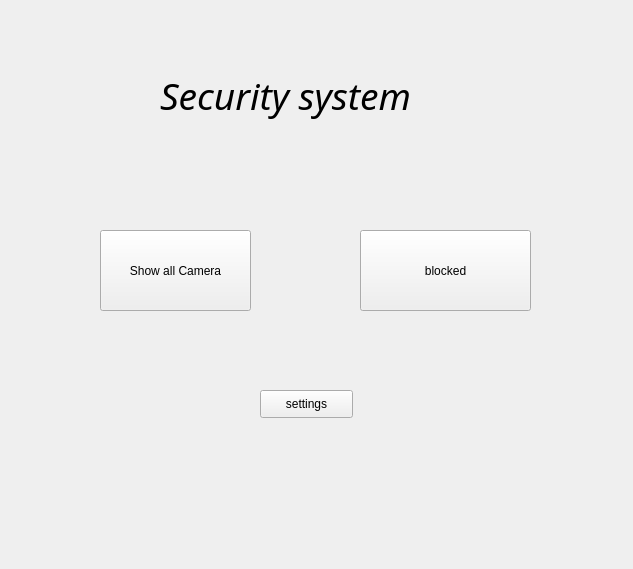
<?xml version="1.0" encoding="UTF-8"?>
<ui version="4.0">
 <class>Form</class>
 <widget class="QWidget" name="Form">
  <property name="geometry">
   <rect>
    <x>0</x>
    <y>0</y>
    <width>633</width>
    <height>569</height>
   </rect>
  </property>
  <property name="windowTitle">
   <string>Form</string>
  </property>
  <widget class="QPushButton" name="cams">
   <property name="geometry">
    <rect>
     <x>100</x>
     <y>230</y>
     <width>151</width>
     <height>81</height>
    </rect>
   </property>
   <property name="text">
    <string>Show all Camera</string>
   </property>
  </widget>
  <widget class="QPushButton" name="list">
   <property name="geometry">
    <rect>
     <x>360</x>
     <y>230</y>
     <width>171</width>
     <height>81</height>
    </rect>
   </property>
   <property name="text">
    <string>blocked</string>
   </property>
  </widget>
  <widget class="QLabel" name="label">
   <property name="geometry">
    <rect>
     <x>160</x>
     <y>30</y>
     <width>311</width>
     <height>131</height>
    </rect>
   </property>
   <property name="font">
    <font>
     <family>Harlow Solid Italic</family>
     <pointsize>28</pointsize>
     <italic>true</italic>
    </font>
   </property>
   <property name="text">
    <string>Security system</string>
   </property>
  </widget>
  <widget class="QPushButton" name="settings">
   <property name="geometry">
    <rect>
     <x>260</x>
     <y>390</y>
     <width>93</width>
     <height>28</height>
    </rect>
   </property>
   <property name="text">
    <string>settings</string>
   </property>
  </widget>
 </widget>
 <resources/>
 <connections/>
</ui>
